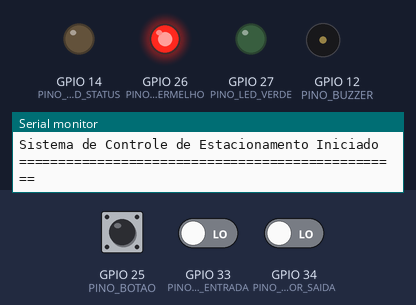
Simulated run of this sketch. Board: ESP32. On the bench: output pins drawn as LEDs (lit = HIGH), buzzer (waves = sounding, pin HIGH), the last lines printed to the serial monitor. The inputs (shaded band) are chosen by the test bench; at power-on: GPIO 33 (PINO_SENSOR_ENTRADA) LOW, GPIO 25 (PINO_BOTAO) LOW, GPIO 34 (PINO_SENSOR_SAIDA) LOW.

Above: at 1.7 s.
1.8 s: GPIO 33 (PINO_SENSOR_ENTRADA) driven HIGH
6.5 s: GPIO 25 (PINO_BOTAO) pulled HIGH for 0.15 s
At 6.8 s:
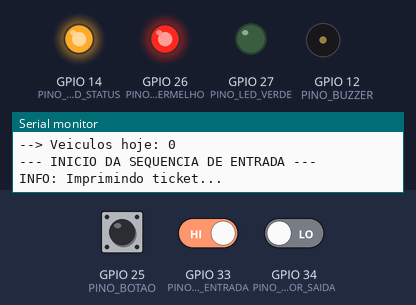
At 10.7 s:
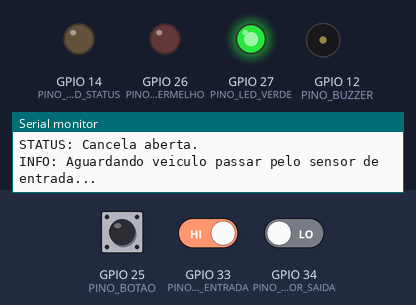
11.0 s: GPIO 33 (PINO_SENSOR_ENTRADA) driven LOW
12.5 s: GPIO 34 (PINO_SENSOR_SAIDA) driven HIGH
At 15.9 s:
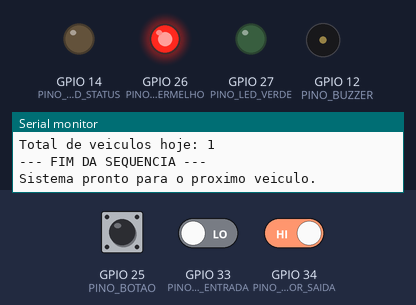
16.5 s: GPIO 25 (PINO_BOTAO) driven HIGH and GPIO 34 (PINO_SENSOR_SAIDA) driven LOW
26.5 s: GPIO 25 (PINO_BOTAO) driven LOW
Timing chart, 0 to 29.5 s (numbered marks = the images above; inputs shaded):
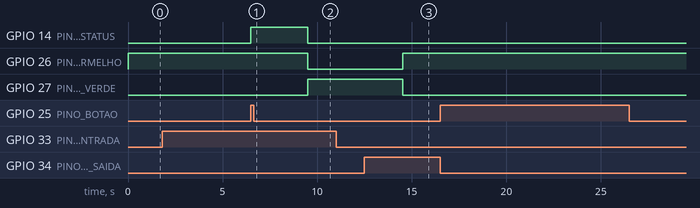

Measured:
- after the input at 6.5 s, GPIO 14 (PINO_LED_STATUS): LOW → HIGH at once, → LOW 3.0 s later; GPIO 26 (PINO_LED_VERMELHO): HIGH → LOW after 3.0 s; GPIO 27 (PINO_LED_VERDE): LOW → HIGH after 3.0 s
- after the input at 12.5 s, GPIO 26 (PINO_LED_VERMELHO): LOW → HIGH after 2.0 s; GPIO 27 (PINO_LED_VERDE): HIGH → LOW after 2.0 s

The sketch:

V1.ino
```cpp
/**
 * @file V1.ino
 * @brief Sistema de Controle de Cancela de Estacionamento.
 *
 * Sistema de Controle para Cancela de Estacionamento
 *
 * Este projeto foi desenvolvido originalmente para fins acadêmicos. O código gerencia
 * o processo de entrada de um veículo em um estacionamento, controlando a cancela,
 * sensores e fornecendo feedback via monitor serial.
 *
 * Funcionalidades:
 * - Simulação de impressão de ticket de entrada.
 * - Controle de abertura e fechamento da cancela com sinalização por LEDs.
 * - Timeout de segurança para evitar que a cancela fique aberta indefinidamente.
 * - Sistema anti-carona (tailgating) para maior segurança.
 * - Contagem diária de veículos com reset automático.
 *
 * Hardware: ESP32, 1x Botão, 2x Sensores Infravermelhos, 3x LEDs, 1x Buzzer.
 */

// --- Mapeamento de Pinos ---
const int PINO_BOTAO = 25;
const int PINO_SENSOR_ENTRADA = 33;
const int PINO_SENSOR_SAIDA = 34;
const int PINO_LED_VERDE = 27;
const int PINO_LED_VERMELHO = 26;
const int PINO_LED_STATUS = 14;
const int PINO_BUZZER = 12;

// --- Constantes de Tempo (em milissegundos) ---
const unsigned long ATRASO_OPERACAO_CANCELA_MS = 500;
const unsigned long ATRASO_IMPRESSAO_TICKET_MS = 1500;
const unsigned long ATRASO_POS_SAIDA_MS = 2000;
const unsigned long TIMEOUT_ENTRADA_MS = 30000;
const unsigned long TIMEOUT_SAIDA_MS = 30000;
const unsigned long INTERVALO_STATUS_MS = 5000;
const unsigned long INTERVALO_RESET_CONTADOR_MS = 24UL * 60UL * 60UL * 1000UL; // 24 horas

// --- Constantes do Buzzer ---
const int DURACAO_ALERTA_SEGUNDOS = 5;
const unsigned long INTERVALO_BEEP_BUZZER_MS = 500;

// --- Variáveis Globais de Estado ---
unsigned int contagemVeiculos = 0;
unsigned long ultimoResetContador = 0;
unsigned long ultimoUpdateStatus = 0;
bool cancelaAberta = false;

/**
 * @brief Fecha a cancela, acende o LED vermelho e atualiza o estado do sistema.
 */
void fecharCancela() {
    digitalWrite(PINO_LED_STATUS, LOW);
    digitalWrite(PINO_LED_VERDE, LOW);
    digitalWrite(PINO_LED_VERMELHO, HIGH);
    cancelaAberta = false;
    Serial.println("STATUS: Cancela fechada.\n");
    delay(ATRASO_OPERACAO_CANCELA_MS);
}

/**
 * @brief Ativa um alarme sonoro por um período e, em seguida, fecha a cancela.
 * Utilizado em situações de timeout ou alertas de segurança.
 */
void acionarAlertaEFechar() {
    Serial.print("ALERTA: A cancela sera fechada em ");
    Serial.print(DURACAO_ALERTA_SEGUNDOS);
    Serial.println(" segundos.\n");

    for (int i = 0; i < DURACAO_ALERTA_SEGUNDOS; i++) {
        digitalWrite(PINO_BUZZER, HIGH);
        delay(INTERVALO_BEEP_BUZZER_MS / 2); // Bips mais curtos
        digitalWrite(PINO_BUZZER, LOW);
        delay(INTERVALO_BEEP_BUZZER_MS / 2);
    }
    fecharCancela();
}

/**
 * @brief Abre a cancela, acende o LED verde e atualiza o estado do sistema.
 */
void abrirCancela() {
    Serial.println("INFO: Abrindo a cancela...");
    digitalWrite(PINO_LED_STATUS, LOW);
    digitalWrite(PINO_LED_VERMELHO, LOW);
    digitalWrite(PINO_LED_VERDE, HIGH);
    cancelaAberta = true;
    Serial.println("STATUS: Cancela aberta.\n");
    delay(ATRASO_OPERACAO_CANCELA_MS);
}

/**
 * @brief Simula a impressão de um ticket de entrada no Monitor Serial.
 * O LED de status pisca durante a simulação.
 * @note  __DATE__ e __TIME__ são definidos no momento da compilação, não em tempo real.
 * Para tempo real, um módulo RTC (Real-Time Clock) seria necessário.
 */
void simularImpressaoTicket() {
    Serial.println("INFO: Imprimindo ticket...\n");
    digitalWrite(PINO_LED_STATUS, HIGH);
    delay(ATRASO_IMPRESSAO_TICKET_MS);

    Serial.println("| ======================== |");
    Serial.println("|    TICKET DE ENTRADA     |");
    Serial.println("| ======================== |");
    Serial.print("| Data: ");
    Serial.println(__DATE__); // Data da compilação do código
    Serial.print("| Hora: ");
    Serial.println(__TIME__); // Hora da compilação do código
    Serial.print("| Veiculo No: ");
    Serial.println(contagemVeiculos + 1);
    Serial.println("| ======================== |\n");

    delay(ATRASO_IMPRESSAO_TICKET_MS);
    digitalWrite(PINO_LED_STATUS, LOW);
    Serial.println("INFO: Ticket impresso.\n");
}

/**
 * @brief Gerencia a passagem do veículo pelo sensor de entrada.
 * @return Retorna 'true' se o veículo passar corretamente, 'false' se ocorrer timeout.
 */
bool gerenciarEntradaVeiculo() {
    unsigned long tempoInicioEntrada = millis();
    Serial.println("INFO: Aguardando veiculo passar pelo sensor de entrada...");

    while (digitalRead(PINO_SENSOR_ENTRADA)) {
        if (millis() - tempoInicioEntrada >= TIMEOUT_ENTRADA_MS) {
            Serial.println("ERRO: Timeout na entrada. Cancelando operacao.");
            acionarAlertaEFechar();
            return false;
        }
        delay(50); // Pequeno delay para evitar sobrecarga de loop
    }
    Serial.println("INFO: Veiculo liberou o sensor de entrada.\n");
    return true;
}

/**
 * @brief Gerencia a passagem do veículo pelo sensor de saída e verifica fraudes.
 * @return Retorna 'true' se o veículo sair corretamente, 'false' se houver timeout ou fraude.
 */
bool gerenciarSaidaVeiculo() {
    unsigned long tempoInicioSaida = millis();
    Serial.println("INFO: Aguardando veiculo passar pelo sensor de saida...");

    while (!digitalRead(PINO_SENSOR_SAIDA)) {
        // Checagem anti-carona: se outro carro chegar na entrada enquanto o primeiro sai
        if (digitalRead(PINO_SENSOR_ENTRADA)) {
            Serial.println("ALERTA: Segundo veiculo detectado na entrada! Fechamento imediato!");
            fecharCancela();
            return false;
        }

        if (millis() - tempoInicioSaida >= TIMEOUT_SAIDA_MS) {
            Serial.println("ERRO: Timeout na saida. Cancelando operacao.");
            acionarAlertaEFechar();
            return false;
        }
        delay(50);
    }

    Serial.println("INFO: Veiculo detectado no sensor de saida. Fechando em instantes.");
    delay(ATRASO_POS_SAIDA_MS);
    fecharCancela();
    return true;
}

/**
 * @brief Exibe mensagens de status no monitor serial quando o sistema está ocioso.
 */
void exibirStatusOcioso() {
    bool sensorEntradaAtivo = digitalRead(PINO_SENSOR_ENTRADA);
    bool botaoPressionado = digitalRead(PINO_BOTAO);

    if (!sensorEntradaAtivo && botaoPressionado) {
        Serial.println("AVISO: Botao pressionado sem veiculo no sensor.");
    } else if (sensorEntradaAtivo && !botaoPressionado) {
        Serial.println("STATUS: Veiculo detectado. Aguardando acionamento do botao...");
    } else {
        Serial.println("STATUS: Sistema ocioso. Aguardando veiculo.");
    }

    Serial.print("--> Status da Cancela: ");
    Serial.println(cancelaAberta ? "Aberta" : "Fechada");
    Serial.print("--> Veiculos hoje: ");
    Serial.println(contagemVeiculos);
    Serial.println();

    ultimoUpdateStatus = millis();
}

/**
 * @brief Função de configuração inicial do Arduino.
 */
void setup() {
    Serial.begin(115200);

    pinMode(PINO_BOTAO, INPUT);
    pinMode(PINO_SENSOR_ENTRADA, INPUT);
    pinMode(PINO_SENSOR_SAIDA, INPUT);
    pinMode(PINO_LED_VERDE, OUTPUT);
    pinMode(PINO_LED_VERMELHO, OUTPUT);
    pinMode(PINO_LED_STATUS, OUTPUT);
    pinMode(PINO_BUZZER, OUTPUT);

    ultimoResetContador = millis();
    fecharCancela(); // Garante que o estado inicial seja "cancela fechada"

    Serial.println("=================================================");
    Serial.println("Sistema de Controle de Estacionamento Iniciado");
    Serial.println("=================================================\n");
}

/**
 * @brief Loop principal do programa.
 */
void loop() {
    unsigned long tempoAtual = millis();

    // Verifica se é hora de resetar o contador diário de veículos
    if (tempoAtual - ultimoResetContador >= INTERVALO_RESET_CONTADOR_MS) {
        contagemVeiculos = 0;
        ultimoResetContador = tempoAtual;
        Serial.println("INFO: O contador de veiculos foi zerado para o novo dia.");
    }

    // Condição para iniciar o ciclo de entrada: Veículo posicionado E botão pressionado
    if (digitalRead(PINO_SENSOR_ENTRADA) && digitalRead(PINO_BOTAO)) {
        Serial.println("\n--- INICIO DA SEQUENCIA DE ENTRADA ---");

        simularImpressaoTicket();
        abrirCancela();

        bool entradaOK = gerenciarEntradaVeiculo();
        bool saidaOK = false;

        if (entradaOK) {
            saidaOK = gerenciarSaidaVeiculo();
        }

        if (entradaOK && saidaOK) {
            contagemVeiculos++;
            Serial.println("SUCESSO: Veiculo processado e registrado.");
            Serial.print("Total de veiculos hoje: ");
            Serial.println(contagemVeiculos);
        } else {
            Serial.println("FALHA: Operacao cancelada ou falhou. Veiculo nao registrado.");
        }
        Serial.println("--- FIM DA SEQUENCIA --- \n\nSistema pronto para o proximo veiculo.\n");

        // Evita mensagem de status imediata após uma operação
        ultimoUpdateStatus = millis();
    }
    // Lógica para exibir mensagens de status periodicamente se o sistema estiver ocioso
    else if (tempoAtual - ultimoUpdateStatus >= INTERVALO_STATUS_MS) {
        exibirStatusOcioso();
    }
}
```
